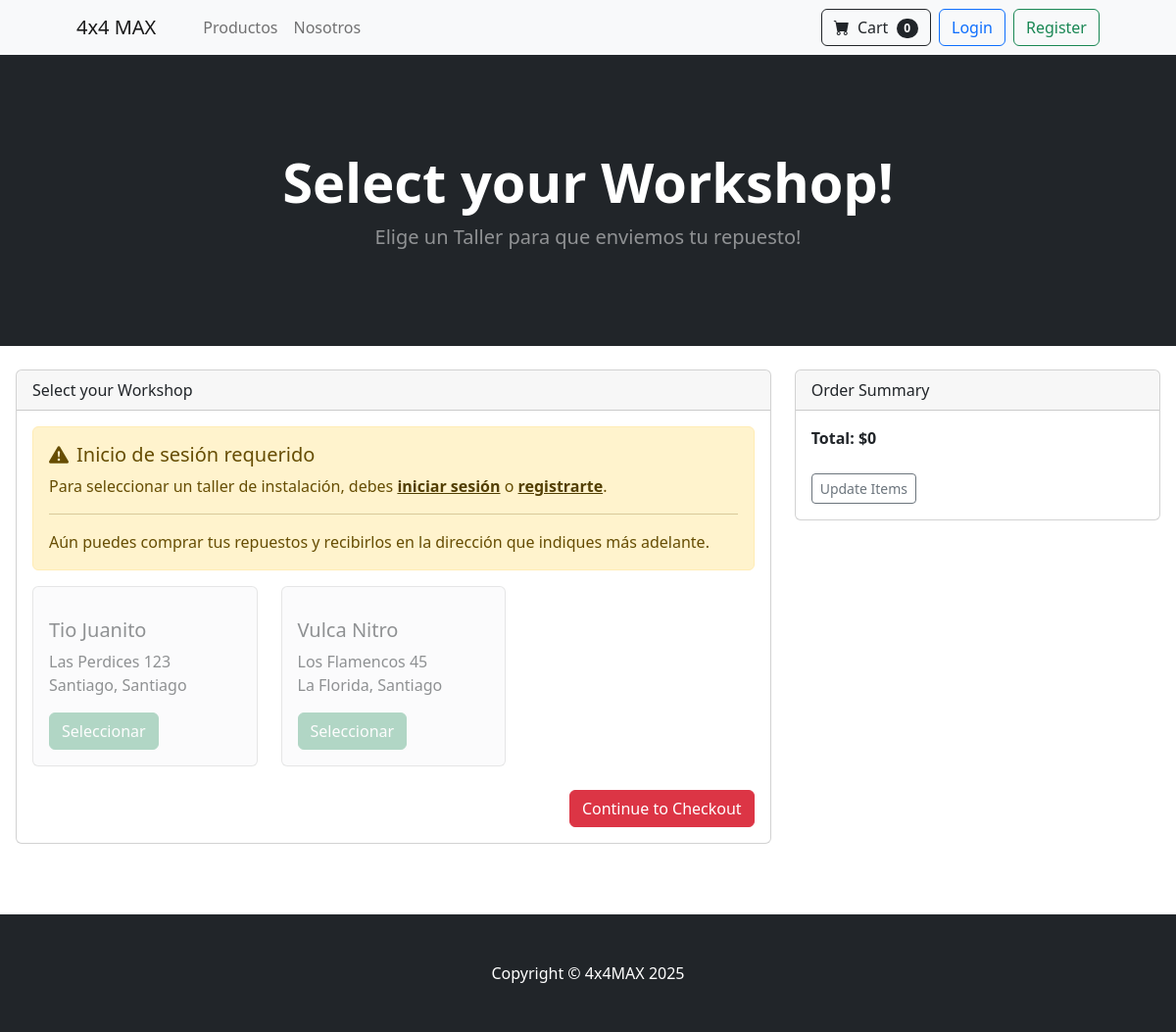
The page /workshop/workshop on the database as committed earlier.
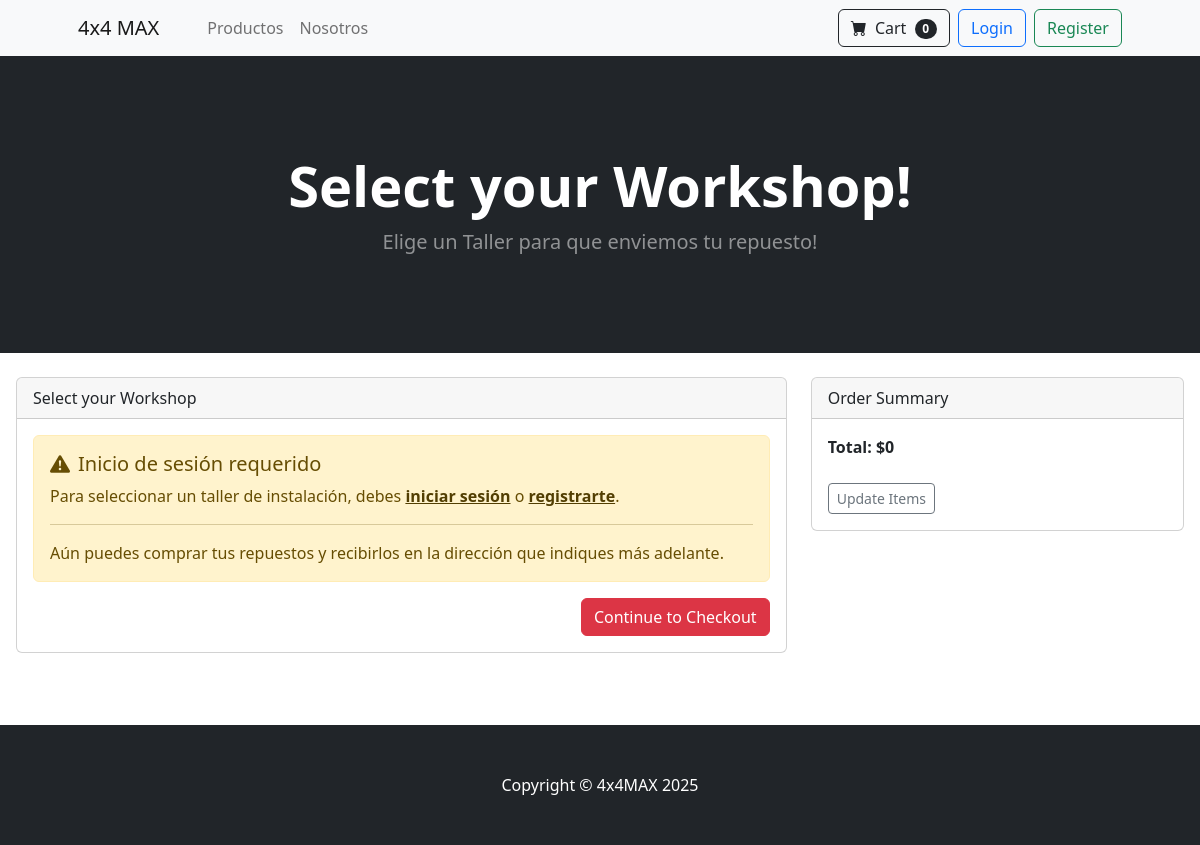
The same page on the database as committed later.
### workshop/models.py (models this page shows, shortened)
class Workshop(models.Model):
    name = models.CharField(max_length=50, blank=False)
    contact_name = models.CharField(max_length=50, blank=False)
    phone = models.CharField(max_length=20, blank=False)
    email = models.CharField(max_length=20, blank=True)
    address1 = models.CharField(max_length=200, blank=True)
    address2 = models.CharField(max_length=200, blank=True)
    city = models.CharField(max_length=200, blank=True)
    state = models.CharField(max_length=200, blank=True)
    commune = models.CharField(max_length=200, blank=True)
    zipcode = models.CharField(max_length=200, blank=True)
    country = models.CharField(max_length=200, blank=True)
    logo = models.ImageField(upload_to='workshop/logos/', blank=True, null=True)

### workshop/views.py (the view)
# urls.py: path('workshop/', include('workshop.urls')),
def workshop(request):
    cart = Cart(request)
    cart_products = cart.get_products()
    quantities = cart.get_quants()
    total = cart.cart_total()
    workshops = Workshop.objects.all()
    if request.user.is_authenticated:
        return render(request, "workshop.html", {"cart_products": cart_products, "quantities":quantities, "total": total, "workshops": workshops})
    else:
        return render(request, "workshop.html", {"cart_products": cart_products, "quantities":quantities, "total": total, "workshops": workshops})

### cart/cart.py (called while the page is built, shortened)
    def __len__(self):
        return len(self.cart)

    def get_products(self):
        product_ids = self.cart.keys()
        products = Product.objects.filter(id__in=product_ids)
        return products

    def get_quants(self):
        quantities = {}
        for product_id, value in self.cart.items():
            if isinstance(value, dict):
                quantities[product_id] = value['quantity']
            else:
                quantities[product_id] = value
        return quantities

    def cart_total(self):
        product_ids = self.cart.keys()
        products = Product.objects.filter(id__in=product_ids)
        quantities = self.get_quants()  # Usar get_quants() para compatibilidad
        total = 0
        return total

### cart/context_processor.py (called while the page is built)
def cart(request):
    return {'cart': Cart(request)}

### store/templatetags/custom_filters.py (called while the page is built)
@register.filter
def currency_format(value):
    try:
        value = float(value)
        value = int(value)
        return f"{value:,}".replace(',', '.')
    except (ValueError, TypeError):
        return value

### workshop/templates/workshop.html (shortened to what this page needs)
{% extends 'base.html' %}
{% load custom_filters %}
{% block content %}
        <header class="bg-dark py-5">
            <div class="container px-4 px-lg-5 my-5">
                <div class="text-center text-white">
                    <h1 class="display-4 fw-bolder">Select your Workshop!</h1>
                    <p class="lead fw-normal text-white-50 mb-0">Elige un Taller para que enviemos tu repuesto!</p>
                </div>
            </div>
        </header>
        <br/>
<div class="container-fluid px-3">
  <div class="row">
    <div class="col-md-8">
      <div class="card mb-4">
        <div class="card-header">
          Select your Workshop
        </div>
        <div class="card-body">
          {% if not user.is_authenticated %}
            <div class="alert alert-warning" role="alert">
              <h5 class="alert-heading"><i class="bi bi-exclamation-triangle-fill me-2"></i>Inicio de sesión requerido</h5>
              <p>Para seleccionar un taller de instalación, debes <a href="{% url 'login' %}" class="alert-link">iniciar sesión</a> o <a href="{% url 'register' %}" class="alert-link">registrarte</a>.</p>
              <hr>
              <p class="mb-0">Aún puedes comprar tus repuestos y recibirlos en la dirección que indiques más adelante.</p>
            </div>
          {% endif %}
          <div class="row {% if not user.is_authenticated %}opacity-50 pe-none{% endif %}">
            {% for item in workshops %}
              <div class="col-lg-4 col-md-6 mb-4">
                <div class="card h-100 d-flex flex-column p-2 {% if not user.is_authenticated %}bg-light{% endif %}">
                  <div class="card-body d-flex flex-column p-2">
                    <div class="mt-auto">
                      <p class="card-text">
                        <h5 class="card-title">{{ item.name }}</h5>
                        {{ item.address1 }}<br>
                        {{ item.commune }}, {{ item.city }}
                      </p>
                      <a href="{% url 'checkout' %}?workshop_id={{ item.id }}"
                         class="btn btn-success {% if not user.is_authenticated %}disabled{% endif %}">
                        Seleccionar
                      </a>
                    </div>
                  </div>
                </div>
              </div>
            {% endfor %}
          </div>
          <div class="text-end">
            <a href="{% url 'checkout' %}" class="btn btn-danger">
              {% if user.is_authenticated %}
                Continue without Workshop
              {% else %}
                Continue to Checkout
              {% endif %}
            </a>
          </div>
        </div>
      </div>
    </div>
    <div class="col-md-4">
      <div class="card">
        <div class="card-header">
          Order Summary
        </div>
        <div class="card-body">
          <strong>Total: ${{ total|currency_format }}</strong>
          <br><br>
          <a href="{% url 'cart_summary' %}" class="btn btn-sm btn-outline-secondary">Update Items</a>
        </div>
      </div>
    </div>
  </div>
</div>
<br/><br/>
{% endblock %}

### store/templates/base.html (shortened to what this page needs)
{% load static %}
<!DOCTYPE html>
<html lang="en">
    <head>
        <link href="https://cdn.jsdelivr.net/npm/bootstrap-icons@1.5.0/font/bootstrap-icons.css" rel="stylesheet" />
        <link href="{% static 'css/styles.css' %}" rel="stylesheet" />
    </head>
    <body>
        <div class="page-wrapper">
            {% include 'navbar.html' %}
            <main class="content">
                {% block content %}
                {% endblock %}
            </main>
            <footer class="py-5 bg-dark">
                <div class="container">
                    <p class="m-0 text-center text-white">Copyright &copy; 4x4MAX 2025</p>
                </div>
            </footer>
        </div>
    </body>
</html>

### store/templates/navbar.html (shortened to what this page needs)
<nav class="navbar navbar-expand-lg navbar-light bg-light">
    <div class="container px-4 px-lg-5">
        <a class="navbar-brand" href="{% url 'home' %}">4x4 MAX</a>
        <div class="collapse navbar-collapse" id="navbarSupportedContent">
            <ul class="navbar-nav me-auto mb-2 mb-lg-0 ms-lg-4">
                <li class="nav-item">
                    <a class="nav-link" href="{% url 'all_products' %}">Productos</a>
                </li>
                <li class="nav-item"><a class="nav-link" href="{% url 'about' %}">Nosotros</a></li>
            </ul>
<div class="d-flex ms-auto align-items-center">
    <a href="{% url 'cart_summary' %}" class="btn btn-outline-dark me-2">
        <i class="bi-cart-fill me-1"></i>
        Cart
        <span class="badge bg-dark text-white ms-1 rounded-pill" id="cart_quantity">
            {{ cart|length }}
        </span>
    </a>
    {% if user.is_authenticated %}
        <div class="dropdown me-2">
            <button class="btn btn-outline-secondary dropdown-toggle" type="button" data-bs-toggle="dropdown" aria-expanded="false">
                Profile
            </button>
            <ul class="dropdown-menu">
                <li><a class="dropdown-item" href="{% url 'update_user' %}">User Profile</a></li>
                <li><hr class="dropdown-divider"></li>
                <li><a class="dropdown-item" href="{% url 'update_info' %}">User Info</a></li>
            </ul>
        </div>
        {% if user.is_superuser %}
        <div class="dropdown me-2">
            <button class="btn btn-outline-secondary dropdown-toggle" type="button" data-bs-toggle="dropdown" aria-expanded="false">
                Orders
            </button>
            <ul class="dropdown-menu">
                <li><a class="dropdown-item" href="{% url 'shipped_dash' %}">Shipped Orders</a></li>
                <li><hr class="dropdown-divider"></li>
                <li><a class="dropdown-item" href="{% url 'not_shipped_dash' %}">Not Shipped Orders</a></li>
            </ul>
        </div>
        {% endif %}
        <a href="{% url 'logout' %}" class="btn btn-outline-danger">Logout</a>
    {% else %}
        <a href="{% url 'login' %}" class="btn btn-outline-primary me-2">Login</a>
        <a href="{% url 'register' %}" class="btn btn-outline-success">Register</a>
    {% endif %}
</div>
        </div>
    </div>
</nav>

### store/templates/base.html (style rules this page uses)
html, body { height: 100%; margin: 0; }
.page-wrapper { display: flex; flex-direction: column; min-height: 100vh; }
main.content { flex: 1; }

Rows that differ between the two databases and show on the page:
removed Workshop: name "Tio Juanito", address1 "Las Perdices 123", commune "Santiago", city "Santiago"
removed Workshop: name "Vulca Nitro", address1 "Los Flamencos 45", commune "La Florida", city "Santiago"
